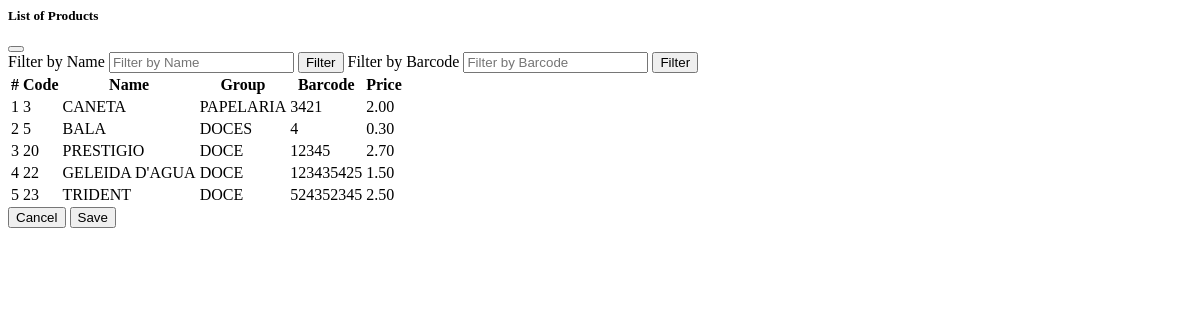
Page /products/filter on the earlier database version.
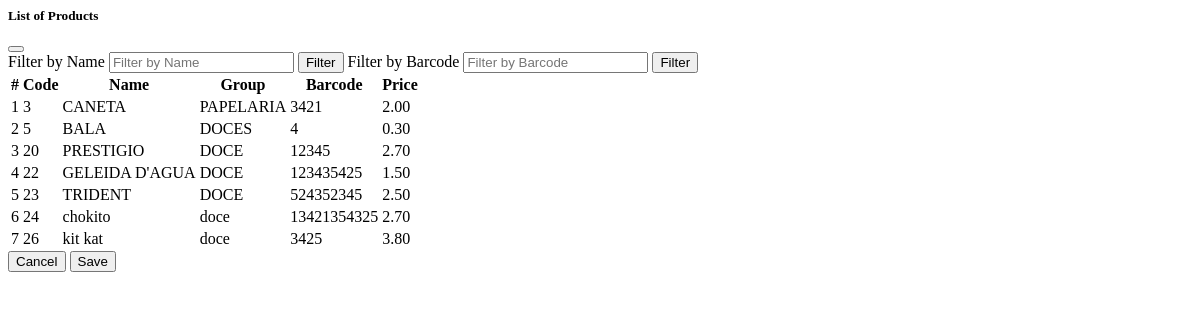
Same page on the later database version.
### app/models.py (models this page shows, shortened)
class Product(models.Model):
    id = models.AutoField(primary_key=True)
    name = models.CharField(max_length=100)
    group = models.CharField(max_length=100)
    barcode = models.PositiveIntegerField()
    price = models.DecimalField(max_digits=10, decimal_places=2)

### app/views.py (the view)
# urls.py: path('products/filter',views.products_filter,name='products_filter'),
def products_filter(request):
    if request.method == 'GET':
        name_to_filter = request.GET.get('name')
        barcode_to_filter = request.GET.get('barcode')
        if name_to_filter:
            products = Product.objects.filter(name__icontains=name_to_filter)
        elif barcode_to_filter:
            products = Product.objects.filter(barcode__exact=barcode_to_filter)
        else:
            products = Product.objects.all()
    context = {
        'products': products
    }
    return render(request, 'products_filter.html', context)

### app/templates/products_filter.html
{% load widget_tweaks %}
{% with WIDGET_ERROR_CLASS='is-invalid' %}
<form hx-get="{{ request.path }}" hx-headers='{"X-CSRFToken":"{{ csrf_token }}"}' class="modal-content">
    <div class="modal-header">
        <h5 class="modal-title">List of Products</h5>
        <button type="button" class="btn-close" data-bs-dismiss="modal" aria-label="Close"></button>
    </div>
        <div class="modal-body">
                <label for="filterName" class="sr-only">Filter by Name</label>
                <input type="text" class="form-control" id="filterName" name="name" placeholder="Filter by Name">
                <button type="submit" class="btn btn-primary mb-2">Filter</button>
                <label for="filterBarcode" class="sr-only">Filter by Barcode</label>
                <input type="text" class="form-control" id="filterBarcode" name="barcode" placeholder="Filter by Barcode">
                <button type="submit" class="btn btn-primary mb-2">Filter</button>
            <div class="table-responsive mt-3" style="max-height: 300px; overflow-y: auto;">
                <table class="table table-striped table-bordered table-hover table">
                    <thead>
                        <tr>
                            <th scope="col">#</th>
                            <th scope="col">Code</th>
                            <th scope="col">Name</th>
                            <th scope="col">Group</th>
                            <th scope="col">Barcode</th>
                            <th scope="col">Price</th>
                        </tr>
                    </thead>
                    <tbody id="productTableBody">
                        {% for product in products %}
                        <tr>
                            <td>{{ forloop.counter }}</td>
                            <td>{{ product.id }}</td>
                            <td>{{ product.name }}</td>
                            <td>{{ product.group }}</td>
                            <td>{{ product.barcode }}</td>
                            <td>{{ product.price }}</td>
                        </tr>
                        {% endfor %}
                    </tbody>
                </table>
            </div>
        </div>
        <div class="modal-footer">
            <button type="button" class="btn btn-secondary" data-bs-dismiss="modal">Cancel</button>
            <button type="button" id="saveBtn" class="btn btn-primary">Save</button>
        </div>
    </form>
    {% endwith %}

Differences in the rows shown:
added Product: id "24", name "chokito", group "doce", barcode "13421354325", price "2.70"
added Product: id "26", name "kit kat", group "doce", barcode "3425", price "3.80"
